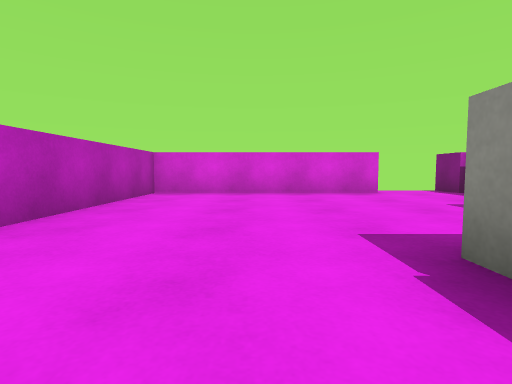
view 1 (above)

16 first-person views from a walk through a scene from a Unity 3-D project. The camera is 0.55 m above the floor, tilts 4° down and sees 80° across. The floor is counted in squares, 1 m on a side. Each view is taken from the middle of a square. On the plan, view 1 faces up. The plan holds only what a view shows up to about 9 squares ahead; the rest is blank. The player is left out. Surface patterns are stand-ins for the level's own textures.

view 2
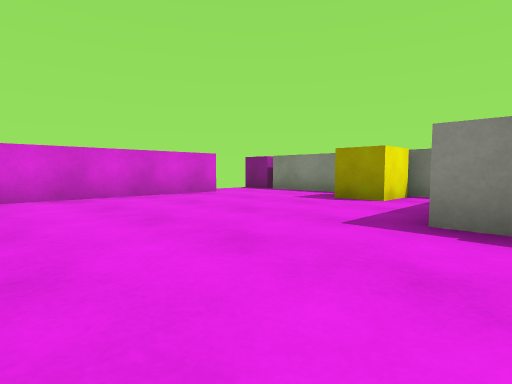

view 3
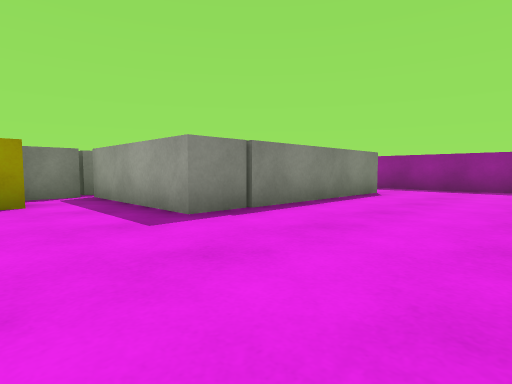

view 4
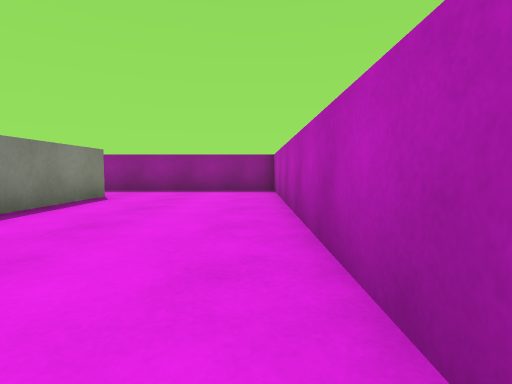

view 5
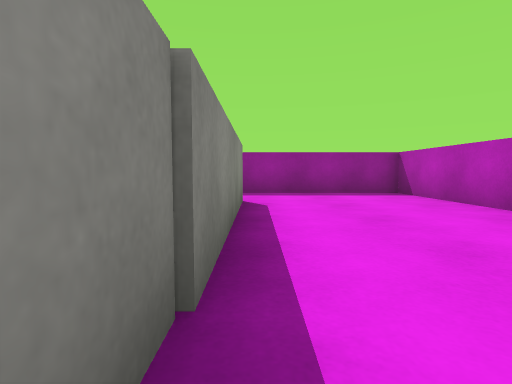

view 6
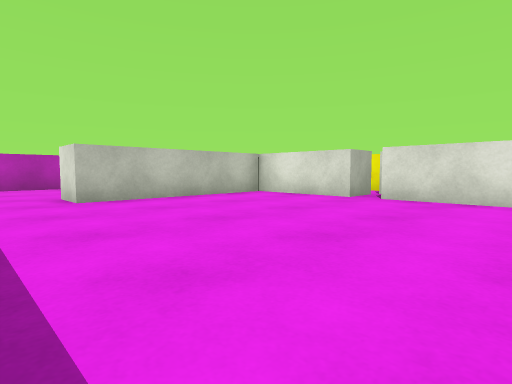

view 7
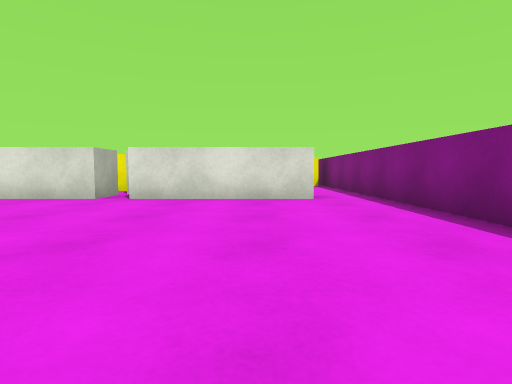

view 8
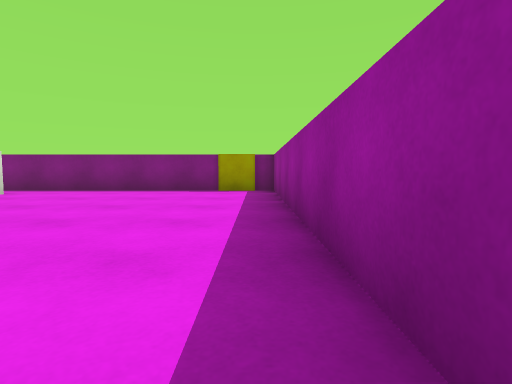

view 9
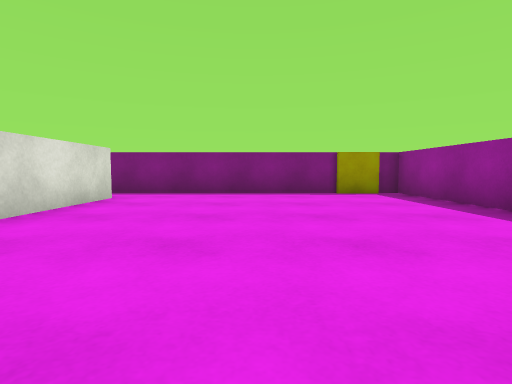

view 10
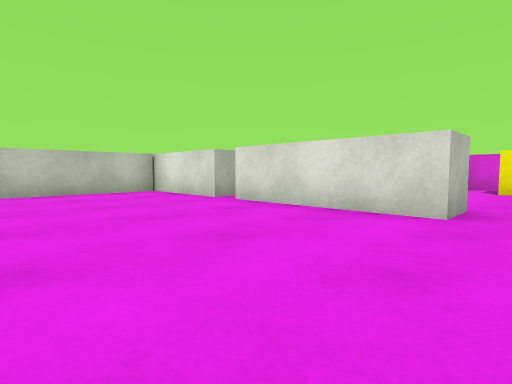

view 11
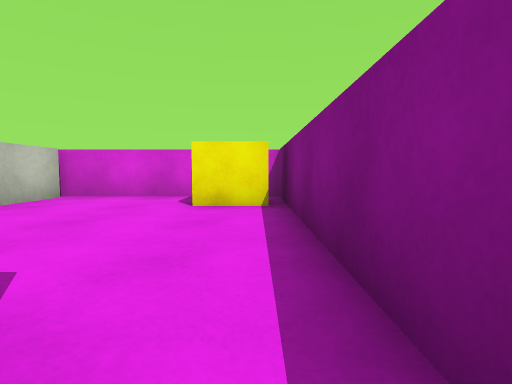

view 12
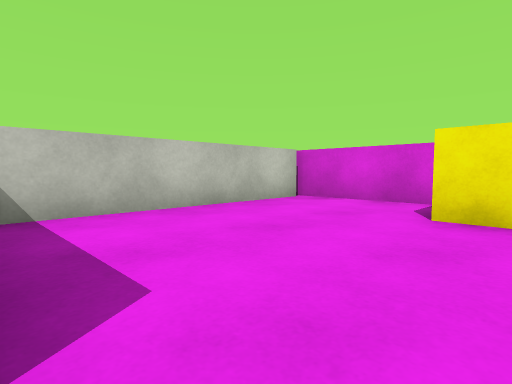

view 13
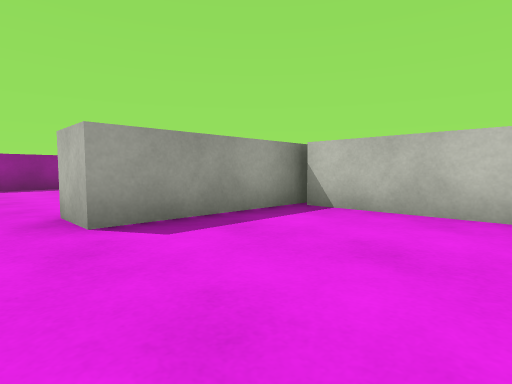

view 14
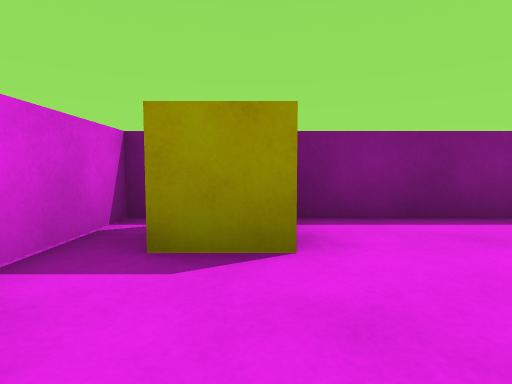

view 15
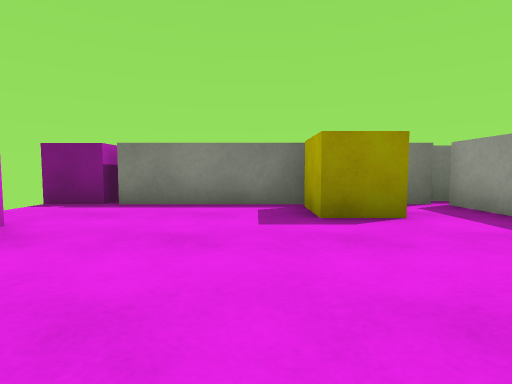

view 16
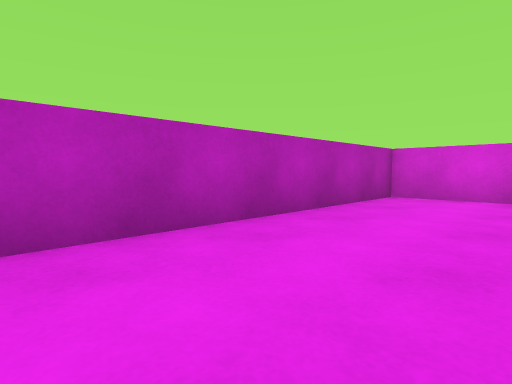

### Floor plan
Points are (right, up) in squares from view 1. A wall is a line through its corners. A room is listed if a view was taken in it or the views show most of it. See-through windows are left out.
Room 1 (views 1, 2, 3, 4, 5, 8, 15, 16)
walls: (5, 1.9) (5, 7.2); (2.2, -3.5) (1.3, -3.5) (1.3, 1.9) (4.9, 1.9); (3.1, 7.5) (-2.5, 7.5) (-2.5, -5.5) (2.5, -5.5); (5, 7.5) (5, 8.5)
ways out: opening at (1.5, -4.5) to room 2
objects: yellow block (4, 3) to (4, 4)
Room 2 (views 6, 7, 9, 10)
walls: (4.9, 0.9) (2.2, 0.9) (2.2, -3.5); (9.1, 0.9) (5.5, 0.9); (2.5, -5.5) (10.5, -5.5) (10.5, 0.5)
ways out: opening at (1.5, -4.5) to room 1; opening at (10, 1.5) to room 3
Room 3 (views 11, 12, 13, 14)
walls: (6, 7.4) (6, 2.1); (5.5, 1.9) (9.1, 1.9) (9.1, 0.9); (10.5, 0.5) (10.5, 7.5) (5, 7.5)
ways out: opening at (10, 1.5) to room 2
objects: yellow block (9, 6) to (10, 6)

Where each view was taken, in squares from view 1:
view 1: 0 up, 0 right, facing up
view 2: 1 up, 2 left, facing up-right
view 3: 4 up, 2 left, facing down-right
view 4: 3 up, 2 left, facing down
view 5: 2 up, 1 right, facing down
view 6: 5 down, 8 right, facing up-left
view 7: 5 down, 8 right, facing up
view 8: 5 down, 2 right, facing right
view 9: 2 down, 3 right, facing right
view 10: 3 down, 10 right, facing up-left
view 11: 1 up, 10 right, facing up
view 12: 2 up, 10 right, facing up-left
view 13: 5 up, 10 right, facing down-left
view 14: 6 up, 7 right, facing right
view 15: 5 up, 0 right, facing right
view 16: 1 up, 0 right, facing up-left
